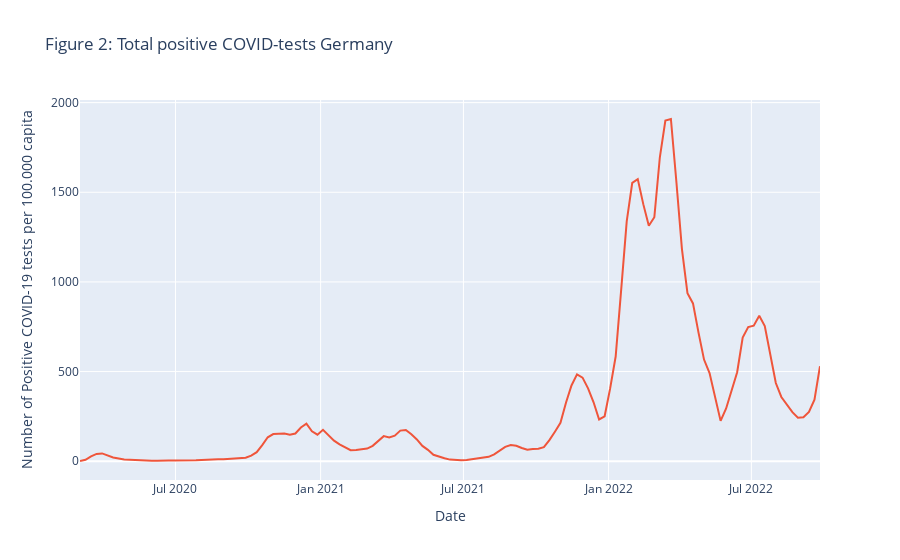

Notebook cell for this chart:
### Code cell
df2 = df_positive_covid_test_germany
fig = px.line(df2, x= df_positive_covid_test_germany.index, 
              y= "Number of Positive COVID-19 tests per 100.000 capita",
              title = "Figure 2: Total positive COVID-tests Germany")
fig.update_traces(line_color='#EF553B')
fig.show()

### Figure 1 — Plotly figure (JSON) as saved in the notebook; plotly's stock layout.template omitted (floating-point values rounded to 4 significant figures; data arrays with more than 128 entries replaced by an {"elided": "..."} marker saying what was removed)
{"data": [{"hovertemplate": "Date=%{x}<br>Number of Positive COVID-19 tests per 100.000 capita=%{y}<extra></extra>", "legendgroup": "", "line": {"color": "#EF553B", "dash": "solid"}, "marker": {"symbol": "circle"}, "mode": "lines", "name": "", "orientation": "v", "showlegend": false, "type": "scatter", "x": {"elided": "135 str values"}, "xaxis": "x", "y": {"elided": "135 float values"}, "yaxis": "y"}], "layout": {"legend": {"tracegroupgap": 0}, "title": {"text": "Figure 2: Total positive COVID-tests Germany"}, "xaxis": {"anchor": "y", "domain": [0, 1], "title": {"text": "Date"}}, "yaxis": {"anchor": "x", "domain": [0, 1], "title": {"text": "Number of Positive COVID-19 tests per 100.000 capita"}}}}
